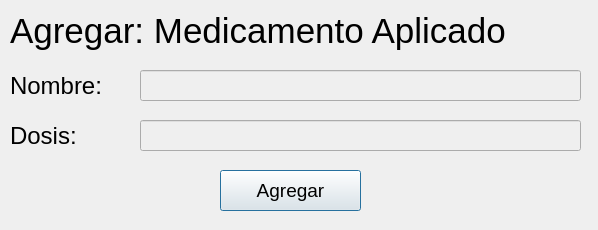
<?xml version="1.0" encoding="UTF-8"?>
<ui version="4.0">
 <class>Addmedicine</class>
 <widget class="QDialog" name="Addmedicine">
  <property name="geometry">
   <rect>
    <x>0</x>
    <y>0</y>
    <width>598</width>
    <height>230</height>
   </rect>
  </property>
  <property name="windowTitle">
   <string>Medicina Aplicada</string>
  </property>
  <widget class="QLabel" name="label_7">
   <property name="geometry">
    <rect>
     <x>10</x>
     <y>70</y>
     <width>121</width>
     <height>31</height>
    </rect>
   </property>
   <property name="font">
    <font>
     <pointsize>18</pointsize>
    </font>
   </property>
   <property name="text">
    <string>Nombre:</string>
   </property>
  </widget>
  <widget class="QLineEdit" name="Medname">
   <property name="enabled">
    <bool>false</bool>
   </property>
   <property name="geometry">
    <rect>
     <x>140</x>
     <y>70</y>
     <width>441</width>
     <height>31</height>
    </rect>
   </property>
   <property name="font">
    <font>
     <pointsize>14</pointsize>
    </font>
   </property>
  </widget>
  <widget class="QLabel" name="label_8">
   <property name="geometry">
    <rect>
     <x>10</x>
     <y>120</y>
     <width>121</width>
     <height>31</height>
    </rect>
   </property>
   <property name="font">
    <font>
     <pointsize>18</pointsize>
    </font>
   </property>
   <property name="text">
    <string>Dosis:</string>
   </property>
  </widget>
  <widget class="QLineEdit" name="MedDose">
   <property name="enabled">
    <bool>false</bool>
   </property>
   <property name="geometry">
    <rect>
     <x>140</x>
     <y>120</y>
     <width>441</width>
     <height>31</height>
    </rect>
   </property>
   <property name="font">
    <font>
     <pointsize>14</pointsize>
    </font>
   </property>
  </widget>
  <widget class="QLabel" name="label">
   <property name="geometry">
    <rect>
     <x>10</x>
     <y>10</y>
     <width>571</width>
     <height>41</height>
    </rect>
   </property>
   <property name="font">
    <font>
     <pointsize>26</pointsize>
    </font>
   </property>
   <property name="text">
    <string>Agregar: Medicamento Aplicado</string>
   </property>
  </widget>
  <widget class="QPushButton" name="pushButton">
   <property name="geometry">
    <rect>
     <x>220</x>
     <y>170</y>
     <width>141</width>
     <height>41</height>
    </rect>
   </property>
   <property name="font">
    <font>
     <pointsize>14</pointsize>
    </font>
   </property>
   <property name="text">
    <string>Agregar</string>
   </property>
  </widget>
 </widget>
 <resources/>
 <connections/>
</ui>
